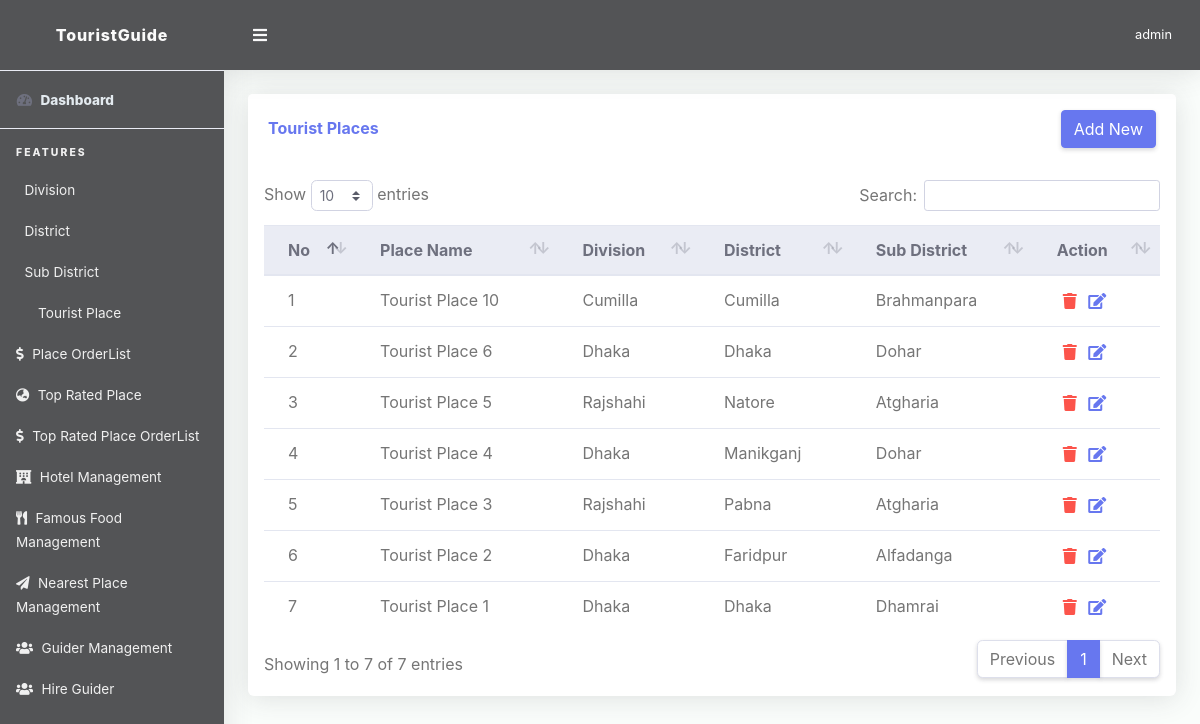
/superadmin/tourist-place (signed in), run on the app's committed database.
### account/models.py (models this page shows, shortened)
class User(AbstractUser):
    name = models.CharField(max_length=100)
    contact_number = models.CharField(max_length=14, default='')
    favt_food = models.CharField(max_length=100)
    favt_place = models.CharField(max_length=100)
    balance=models.FloatField(default=0.0)

### places/models.py (models this page shows, shortened)
class TouristPlaces(models.Model):
    place_name = models.CharField(max_length=200, blank=False)
    description = models.TextField(blank=False)
    image = models.ImageField(upload_to="places/", blank=False)
    ratting = models.ForeignKey(Ratting,null=True, blank=True,on_delete=models.CASCADE,related_name="ratting")
    price=models.IntegerField(default=200)
    division=models.ForeignKey(Division,on_delete=models.SET_NULL, null=True)
    district=models.ForeignKey(District,on_delete=models.SET_NULL, null=True)
    sub_district=models.ForeignKey(Sub_District,on_delete=models.SET_NULL, null=True)

class Division(models.Model):
    name = models.CharField(blank=False, max_length=30)
    def __str__(self):
        return self.name

class District(models.Model):
    division = models.ForeignKey(Division, on_delete=models.CASCADE)
    name = models.CharField(blank=False, max_length=30)
    map_url=models.TextField(default="",blank=True)
    def __str__(self):
        return self.name

class Sub_District(models.Model):
    district = models.ForeignKey(District, on_delete=models.CASCADE)
    name = models.CharField(blank=False, max_length=30)
    def __str__(self):
        return self.name

### My_Admin/views.py (the view)
# urls.py: path('tourist-place', views.TouristPlacesview, name='tourist_place'),
def TouristPlacesview(request):
    if request.user.is_superuser:
        all_place=TouristPlaces.objects.all().order_by("-id")
        context = {
            'all_place': all_place,
        }
        return render(request, 'App_Admin/touristplace.html', context)
    else:
        return redirect('home')

### templates/App_Admin/touristplace.html (shortened to what this page needs)
{% extends 'App_Admin/base.html' %}
{% load crispy_forms_tags %}
{% block content %}
<div class="container">
          <div class="row mb-3">
          <div class="col-lg-12">
              <div class="card mb-4">
                <div class="card-header py-3 d-flex flex-row align-items-center justify-content-between">
                  <h6 class="m-0 font-weight-bold text-primary">Tourist Places</h6>
                  <a class="float-right btn btn-primary" href="{% url 'App_Admin:add_place' %}">Add New</a>
                </div>
                <div class="table-responsive p-3">
                  <table class="table align-items-center table-flush table-hover" id="dataTableHover">
                    <thead class="thead-light">
                      <tr>
                        <th>No</th>
                        <th>Place Name</th>
                        <th>Division</th>
                        <th>District</th>
                        <th>Sub District</th>
                        <th>Action</th>
                      </tr>
                    </thead>
                    <tbody>
                    {% for g in all_place %}
                      <tr>
                        <td>{{ forloop.counter }}</td>
                        <td>{{ g.place_name }}</td>
                        <td>{{ g.division }}</td>
                        <td>{{ g.district }}</td>
                        <td>{{ g.sub_district }}</td>
                        <td>
                          <button style="border: none;background: no-repeat;outline: none;" data-toggle="modal" value="{{ g.id }}" data-target="#tourist_place">
                                <i class="fa fa-trash text-danger"></i></button>
                            <a href="{% url 'App_Admin:update_tourist' g.id %}"><i class="text-primary fas fa-fw fa-edit" style="color: #801d3b;"></i></a>
                        </td>
                      </tr>
                     {% endfor %}
                    </tbody>
                  </table>
                </div>
              </div>
            </div>
          </div>
</div>
{% endblock %}

### templates/App_Admin/base.html (shortened to what this page needs)
<!DOCTYPE html>
<html lang="en">
{% load static %}
<head>
  <link href="{% static 'superadmin/vendor/fontawesome-free/css/all.min.css' %}" rel="stylesheet" type="text/css">
  <link href="{% static 'superadmin/vendor/bootstrap/css/bootstrap.min.css' %}" rel="stylesheet" type="text/css">
  <link href="{% static 'superadmin/css/ruang-admin.min.css' %}" rel="stylesheet">
  <link href="{% static 'superadmin/vendor/datatables/dataTables.bootstrap4.min.css' %}" rel="stylesheet">
    <link href="{% static 'superadmin/vendor/select2/dist/css/select2.min.css' %}" rel="stylesheet" type="text/css">
<link rel="stylesheet" href="https://pro.fontawesome.com/releases/v5.10.0/css/all.css"/>
</head>
<body id="page-top">
  <div id="wrapper">
    <ul class="navbar-nav sidebar sidebar-light accordion" id="accordionSidebar">
      <a class="sidebar-brand d-flex align-items-center justify-content-center" href="{% url 'home' %}">
        <div class="sidebar-brand-icon">
            TouristGuide
        </div>
      </a>
      <hr class="sidebar-divider my-0">
      <li class="nav-item active">
        <a class="nav-link" href="{% url 'App_Admin:dashboard' %}">
          <i class="fas fa-fw fa-tachometer-alt"></i>
          <span class="text-light">Dashboard</span></a>
      </li>
      <hr class="sidebar-divider">
      <div class="sidebar-heading">
        Features
      </div>
         {% include 'App_Admin/admin_sidebar_option.html' %}
    </ul>
    <div id="content-wrapper" class="d-flex flex-column">
      <div id="content">
        <nav class="navbar navbar-expand navbar-light bg-navbar topbar mb-4 static-top">
          <button id="sidebarToggleTop" class="btn btn-link rounded-circle mr-3">
            <i class="fa fa-bars"></i>
          </button>
            <ul class="navbar-nav ml-auto">
            <li class="nav-item dropdown no-arrow">
              <a class="nav-link dropdown-toggle" href="#" id="userDropdown" role="button" data-toggle="dropdown"
                aria-haspopup="true" aria-expanded="false">
                <span class="ml-2 d-none d-lg-inline text-white small">{{ request.user }}</span>
              </a>
            </li>
          </ul>
        </nav>
       {% block content %}
       {% endblock %}
      </div>
    </div>
  </div>
</body>
</html>

### templates/App_Admin/base.html (style rules this page uses)
.sidebar-light .sidebar-brand { color: #fafafa; background-color: #535456; }
.bg-navbar { color: #fafafa; background-color: #535456 }
.sidebar { color: #fafafa; background-color:#535456 !important; }
.sidebar-light .sidebar-heading { color: #f0f0f0; }
.sidebar-light .nav-item .nav-link { color: #f0f0f0; }
.sidebar-light .nav-item .nav-link i { color: #f0f0f0; }

### data on the page
User: user "admin"
TouristPlaces: place_name "Tourist Place 10", division "Cumilla", district "Cumilla", sub_district "Brahmanpara", {{ g.id }} 7 (drawn)
TouristPlaces: place_name "Tourist Place 6", division "Dhaka", district "Dhaka", sub_district "Dohar", {{ g.id }} 6 (drawn)
TouristPlaces: place_name "Tourist Place 5", division "Rajshahi", district "Natore", sub_district "Atgharia", {{ g.id }} 5 (drawn)
TouristPlaces: place_name "Tourist Place 4", division "Dhaka", district "Manikganj", sub_district "Dohar"
TouristPlaces: place_name "Tourist Place 3", division "Rajshahi", district "Pabna", sub_district "Atgharia", {{ g.id }} 3 (drawn)
TouristPlaces: place_name "Tourist Place 2", division "Dhaka", district "Faridpur", sub_district "Alfadanga", {{ g.id }} 2 (drawn)
TouristPlaces: place_name "Tourist Place 1", division "Dhaka", district "Dhaka", sub_district "Dhamrai", {{ g.id }} 1 (drawn)
